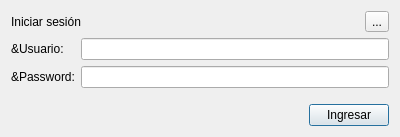
<?xml version="1.0" encoding="UTF-8"?>
<ui version="4.0">
 <class>LogInDialog</class>
 <widget class="QDialog" name="LogInDialog">
  <property name="geometry">
   <rect>
    <x>0</x>
    <y>0</y>
    <width>400</width>
    <height>137</height>
   </rect>
  </property>
  <property name="windowTitle">
   <string>Dialog</string>
  </property>
  <layout class="QVBoxLayout" name="verticalLayout">
   <item>
    <layout class="QHBoxLayout" name="horizontalLayout">
     <item>
      <widget class="QLabel" name="label">
       <property name="text">
        <string>Iniciar sesión</string>
       </property>
      </widget>
     </item>
     <item>
      <widget class="QToolButton" name="setUpTb">
       <property name="text">
        <string>...</string>
       </property>
       <property name="icon">
        <iconset resource="rsc.qrc">
         <normaloff>:/img/iconos/configurar.png</normaloff>:/img/iconos/configurar.png</iconset>
       </property>
      </widget>
     </item>
    </layout>
   </item>
   <item>
    <layout class="QFormLayout" name="formLayout">
     <item row="0" column="0">
      <widget class="QLabel" name="label_2">
       <property name="text">
        <string>&amp;Usuario:</string>
       </property>
      </widget>
     </item>
     <item row="0" column="1">
      <widget class="QLineEdit" name="usuarioTxt"/>
     </item>
     <item row="1" column="0">
      <widget class="QLabel" name="label_3">
       <property name="text">
        <string>&amp;Password:</string>
       </property>
      </widget>
     </item>
     <item row="1" column="1">
      <widget class="QLineEdit" name="passwordTxt"/>
     </item>
    </layout>
   </item>
   <item>
    <layout class="QHBoxLayout" name="horizontalLayout_2">
     <item>
      <spacer name="horizontalSpacer">
       <property name="orientation">
        <enum>Qt::Orientation::Horizontal</enum>
       </property>
       <property name="sizeHint" stdset="0">
        <size>
         <width>40</width>
         <height>20</height>
        </size>
       </property>
      </spacer>
     </item>
     <item>
      <widget class="QPushButton" name="ingresarPb">
       <property name="text">
        <string>Ingresar</string>
       </property>
      </widget>
     </item>
    </layout>
   </item>
  </layout>
 </widget>
 <resources>
  <include location="rsc.qrc"/>
 </resources>
 <connections/>
</ui>
